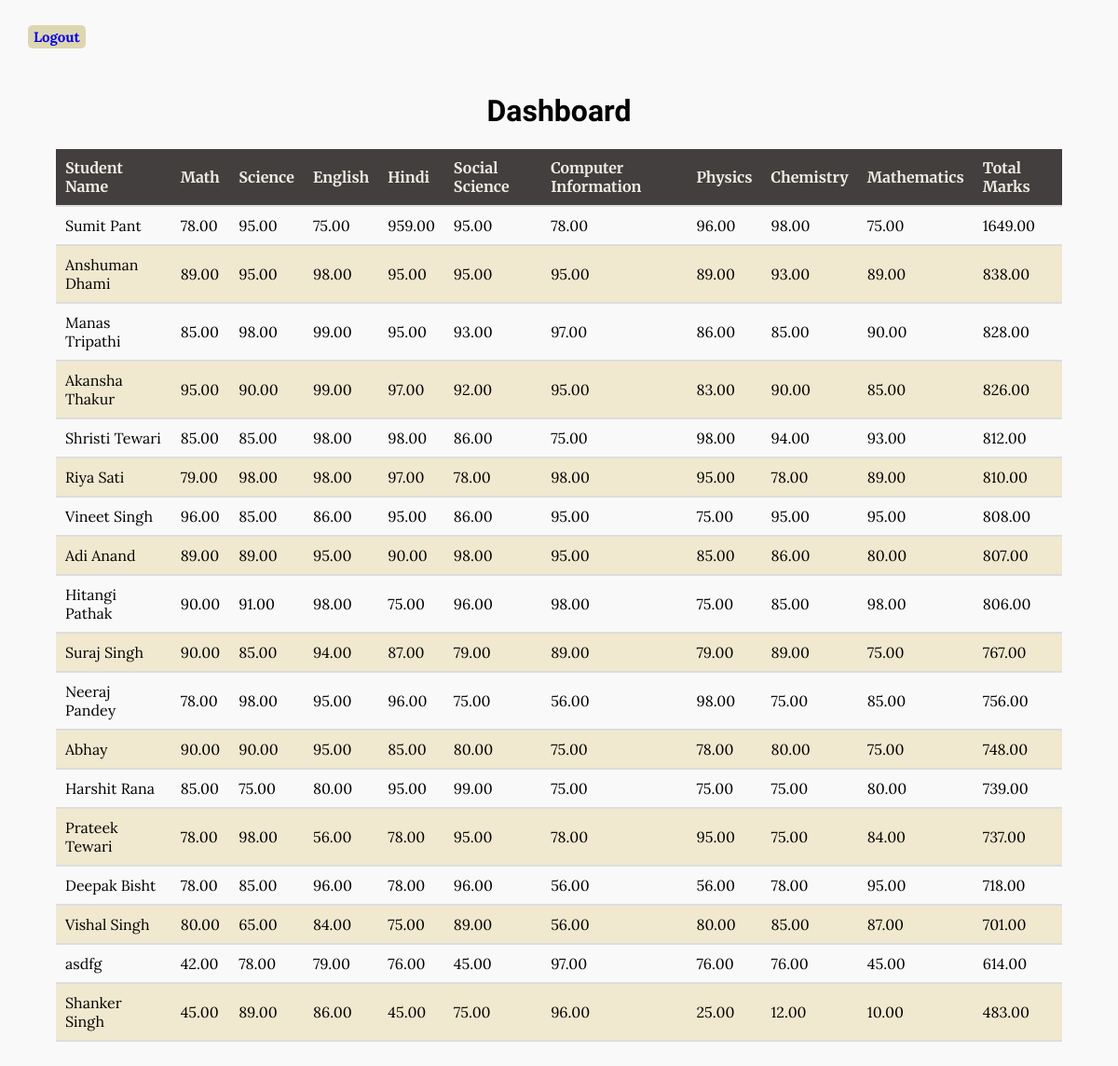
Page /lava/dashboard/ (signed in) on the committed database.
### core/models.py (models this page shows, shortened)
class Student(models.Model):
    name = models.CharField(max_length=100)
    email = models.CharField(max_length=30)
    phone = models.CharField(max_length=10, blank=True, null=True)
    math_marks = models.DecimalField(max_digits=5, decimal_places=2, null=True, blank=True)
    science_marks = models.DecimalField(max_digits=5, decimal_places=2, null=True, blank=True)
    english_marks = models.DecimalField(max_digits=5, decimal_places=2, null=True, blank=True)
    hindi_marks = models.DecimalField(max_digits=5, decimal_places=2, null=True, blank=True)
    social_science_marks = models.DecimalField(max_digits=5, decimal_places=2, null=True, blank=True)
    computer_information_marks = models.DecimalField(max_digits=5, decimal_places=2, null=True, blank=True)
    physics_marks = models.DecimalField(max_digits=5, decimal_places=2, null=True, blank=True)
    chemistry_marks = models.DecimalField(max_digits=5, decimal_places=2, null=True, blank=True)
    mathematics_marks = models.DecimalField(max_digits=5, decimal_places=2, null=True, blank=True)

### lava/views.py (the view)
# urls.py: path('dashboard/', views.dashboard, name='dashboard'),
@login_required(login_url='login')
def dashboard(request):
    students = Student.objects.all()
    for student in students:
        total_marks = 0
        marks_list = [
            student.math_marks,
            student.science_marks,
            student.english_marks,
            student.hindi_marks,
            student.social_science_marks,
            student.computer_information_marks,
            student.physics_marks,
            student.chemistry_marks,
            student.mathematics_marks
        ]
        for mark in marks_list:
            if mark is not None:
                total_marks += mark
        student.total_marks = total_marks
    students = sorted(students, key=lambda x: x.total_marks, reverse=True)
    return render(request, 'dashboard.html', {'students': students})

### lava/templates/dashboard.html (shortened to what this page needs)
<!DOCTYPE html>
<html lang="en">
<head>
</head>
<body>
    <div class="container">
        <span class="logout"><a href="{% url 'logout' %}" style="text-decoration: none !important;"><strong>Logout</strong></a></span>
    <div class="container">
        <h1>Dashboard</h1>
        <table>
            <thead>
                <tr>
                    <th>Student Name</th>
                    <th>Math</th>
                    <th>Science</th>
                    <th>English</th>
                    <th>Hindi</th>
                    <th>Social Science</th>
                    <th>Computer Information</th>
                    <th>Physics</th>
                    <th>Chemistry</th>
                    <th>Mathematics</th>
                    <th>Total Marks</th>
                </tr>
            </thead>
            <tbody>
                {% for student in students %}
                <tr>
                    <td>{{ student.name }}</td>
                    <td>{{ student.math_marks }}</td>
                    <td>{{ student.science_marks }}</td>
                    <td>{{ student.english_marks }}</td>
                    <td>{{ student.hindi_marks }}</td>
                    <td>{{ student.social_science_marks }}</td>
                    <td>{{ student.computer_information_marks }}</td>
                    <td>{{ student.physics_marks }}</td>
                    <td>{{ student.chemistry_marks }}</td>
                    <td>{{ student.mathematics_marks }}</td>
                    <td>{{ student.total_marks }}</td>
                </tr>
                {% endfor %}
            </tbody>
        </table>
    </div>
</body>
</html>

### lava/templates/dashboard.html (style rules this page uses)
body { font-family: 'Vidaloka', serif; background-color: #F9F9F9; color: #000000; margin: 0; padding: 0; }
.container { max-width: 15000px; margin: 0 auto; padding: 30px; }
h1 { color: #000000; text-align: center; }
table { width: 100%; border-collapse: collapse; border-spacing: 0; margin-top: 20px; }
th, td { padding: 10px; text-align: left; border-bottom: 2px solid #ddd; }
th { font-family: 'Merriweather', serif; background-color: #423F3E; color: #EFEDE4; }
td { font-family: 'Lora', serif; }
tr:nth-child(even) { background-color:#F0E8CF; }
.logout { font-family: 'Lora', serif; color:#000000; margin-left: 0px; margin-right: 0px; width: 93%; padding: 3px 6px; border-radius: 5px; background-color: #DED6B1; font-size: 15px }

### rows in the picture
Student: name "Sumit Pant", math_marks "78.00", science_marks "95.00", english_marks "75.00", hindi_marks "959.00", social_science_marks "95.00", computer_information_marks "78.00", physics_marks "96.00", chemistry_marks "98.00", mathematics_marks "75.00", total_marks "1649.00"
Student: name "Anshuman Dhami", math_marks "89.00", science_marks "95.00", english_marks "98.00", hindi_marks "95.00", social_science_marks "95.00", computer_information_marks "95.00", physics_marks "89.00", chemistry_marks "93.00", mathematics_marks "89.00", total_marks "838.00"
Student: name "Manas Tripathi", math_marks "85.00", science_marks "98.00", english_marks "99.00", hindi_marks "95.00", social_science_marks "93.00", computer_information_marks "97.00", physics_marks "86.00", chemistry_marks "85.00", mathematics_marks "90.00", total_marks "828.00"
Student: name "Akansha Thakur", math_marks "95.00", science_marks "90.00", english_marks "99.00", hindi_marks "97.00", social_science_marks "92.00", computer_information_marks "95.00", physics_marks "83.00", chemistry_marks "90.00", mathematics_marks "85.00", total_marks "826.00"
Student: name "Shristi Tewari", math_marks "85.00", science_marks "85.00", english_marks "98.00", hindi_marks "98.00", social_science_marks "86.00", computer_information_marks "75.00", physics_marks "98.00", chemistry_marks "94.00", mathematics_marks "93.00", total_marks "812.00"
Student: name "Riya Sati", math_marks "79.00", science_marks "98.00", english_marks "98.00", hindi_marks "97.00", social_science_marks "78.00", computer_information_marks "98.00", physics_marks "95.00", chemistry_marks "78.00", mathematics_marks "89.00", total_marks "810.00"
Student: name "Vineet Singh", math_marks "96.00", science_marks "85.00", english_marks "86.00", hindi_marks "95.00", social_science_marks "86.00", computer_information_marks "95.00", physics_marks "75.00", chemistry_marks "95.00", mathematics_marks "95.00", total_marks "808.00"
Student: name "Adi Anand", math_marks "89.00", science_marks "89.00", english_marks "95.00", hindi_marks "90.00", social_science_marks "98.00", computer_information_marks "95.00", physics_marks "85.00", chemistry_marks "86.00", mathematics_marks "80.00", total_marks "807.00"
Student: name "Hitangi Pathak", math_marks "90.00", science_marks "91.00", english_marks "98.00", hindi_marks "75.00", social_science_marks "96.00", computer_information_marks "98.00", physics_marks "75.00", chemistry_marks "85.00", mathematics_marks "98.00", total_marks "806.00"
Student: name "Suraj Singh", math_marks "90.00", science_marks "85.00", english_marks "94.00", hindi_marks "87.00", social_science_marks "79.00", computer_information_marks "89.00", physics_marks "79.00", chemistry_marks "89.00", mathematics_marks "75.00", total_marks "767.00"
Student: name "Neeraj Pandey", math_marks "78.00", science_marks "98.00", english_marks "95.00", hindi_marks "96.00", social_science_marks "75.00", computer_information_marks "56.00", physics_marks "98.00", chemistry_marks "75.00", mathematics_marks "85.00", total_marks "756.00"
Student: name "Abhay", math_marks "90.00", science_marks "90.00", english_marks "95.00", hindi_marks "85.00", social_science_marks "80.00", computer_information_marks "75.00", physics_marks "78.00", chemistry_marks "80.00", mathematics_marks "75.00", total_marks "748.00"
Student: name "Harshit Rana", math_marks "85.00", science_marks "75.00", english_marks "80.00", hindi_marks "95.00", social_science_marks "99.00", computer_information_marks "75.00", physics_marks "75.00", chemistry_marks "75.00", mathematics_marks "80.00", total_marks "739.00"
Student: name "Prateek Tewari", math_marks "78.00", science_marks "98.00", english_marks "56.00", hindi_marks "78.00", social_science_marks "95.00", computer_information_marks "78.00", physics_marks "95.00", chemistry_marks "75.00", mathematics_marks "84.00", total_marks "737.00"
Student: name "Deepak Bisht", math_marks "78.00", science_marks "85.00", english_marks "96.00", hindi_marks "78.00", social_science_marks "96.00", computer_information_marks "56.00", physics_marks "56.00", chemistry_marks "78.00", mathematics_marks "95.00", total_marks "718.00"
Student: name "Vishal Singh", math_marks "80.00", science_marks "65.00", english_marks "84.00", hindi_marks "75.00", social_science_marks "89.00", computer_information_marks "56.00", physics_marks "80.00", chemistry_marks "85.00", mathematics_marks "87.00", total_marks "701.00"
Student: name "asdfg", math_marks "42.00", science_marks "78.00", english_marks "79.00", hindi_marks "76.00", social_science_marks "45.00", computer_information_marks "97.00", physics_marks "76.00", chemistry_marks "76.00", mathematics_marks "45.00", total_marks "614.00"
Student: name "Shanker Singh", math_marks "45.00", science_marks "89.00", english_marks "86.00", hindi_marks "45.00", social_science_marks "75.00", computer_information_marks "96.00", physics_marks "25.00", chemistry_marks "12.00", mathematics_marks "10.00", total_marks "483.00"
